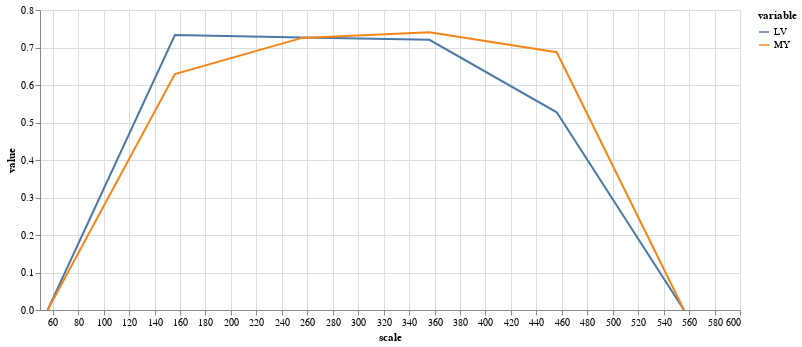

Here is the notebook cell this chart was saved with:
### Code cell
(alt
 .Chart(results.melt(id_vars=['scale'],value_vars=['LV','MY']))
 .mark_line()
 .encode(
     x="scale",
     y="value",
     color="variable",
     tooltip="value"
 )
 .properties(width=700,height=300)
 .interactive()
)

### Figure 1 — Vega-Lite specification as saved in the notebook (floating-point values rounded to 4 significant figures)
{"config": {"view": {"continuousWidth": 400, "continuousHeight": 300}}, "data": {"name": "data-044a7d63aea9ec1513ab96107e8688ab"}, "mark": "line", "encoding": {"color": {"type": "nominal", "field": "variable"}, "tooltip": {"type": "quantitative", "field": "value"}, "x": {"type": "quantitative", "field": "scale"}, "y": {"type": "quantitative", "field": "value"}}, "height": 300, "selection": {"selector011": {"type": "interval", "bind": "scales", "encodings": ["x", "y"]}}, "width": 700, "$schema": "https://vega.github.io/schema/vega-lite/v4.8.1.json", "datasets": {"data-044a7d63aea9ec1513ab96107e8688ab": [{"scale": 56, "variable": "LV", "value": 0.0}, {"scale": 156, "variable": "LV", "value": 0.7333}, {"scale": 256, "variable": "LV", "value": 0.7265}, {"scale": 356, "variable": "LV", "value": 0.7204}, {"scale": 456, "variable": "LV", "value": 0.5273}, {"scale": 556, "variable": "LV", "value": 0.0}, {"scale": 56, "variable": "MY", "value": 0.0}, {"scale": 156, "variable": "MY", "value": 0.6291}, {"scale": 256, "variable": "MY", "value": 0.7256}, {"scale": 356, "variable": "MY", "value": 0.7407}, {"scale": 456, "variable": "MY", "value": 0.6873}, {"scale": 556, "variable": "MY", "value": 0.0}]}}
